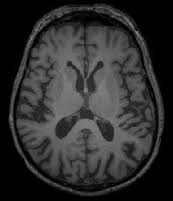
#> input picture lab4-part2/no/10 no.jpg, 173 x 201 px; its folder holds only this picture in this run
$ jupyter execute --allow-errors ImageProcessingForTumorDetection.ipynb   (older library calls are emulated)
#> lines starting #> are read from the running program, lines starting #| are printed output that depends on the picture
# Brain Tumor Detection Using Parallel Processing

## Assignment Overview
In this assignment, you will be tasked with developing a machine learning model for detecting brain tumors from MRI images. You will leverage the power of parallel processing to efficiently handle the large dataset and speed up the computation-intensive tasks involved in image processing and model training.

## Dataset
The dataset consists of MRI images classified into two categories:
- `yes`: Images that contain brain tumors.
- `no`: Images that do not contain brain tumors.

Your goal is to preprocess these images using various filters and techniques, extract relevant features, then train a machine learning model to accurately classify the images as having a tumor or not.

## Parallel Processing
To optimize the performance of your image processing and model training, you are required to implement parallel processing techniques. This could involve using Python's `multiprocessing` and `threading` module to parallelize tasks such as image preprocessing, feature extraction (applying filters), or model training.

## Objectives
1. Load the MRI images using OpenCV.
2. Implement parallel processing to efficiently handle image processing and model training.
3. Train a machine learning model for brain tumor classification.
4. Evaluate the performance of your model on a test set.

## Submission
- Your submission should include the completed Jupyter Notebook with all the code for loading the data, preprocessing, parallel processing implementation, model training, and evaluation.
- Additionally, provide a brief report discussing your approach, and explaining your code the results obtained.

# Part I: Guided Code (60%)
The following cells in this notebook will demonstrate a sequential example of the brain tumor detection process. This example includes steps such as data loading, pre-processing, feature extraction using methods like GLCM (Gray Level Co-occurrence Matrix) and LBP (Local Binary Patterns), and finally, classification. This sequential process serves as a baseline for what you are expected to parallelize.

## Your Task
After understanding the sequential processing steps, your task is to refactor the code to utilize multiprocessing or multithreading approaches, aiming to reduce the overall processing time. You should focus on parallelizing the most time-consuming tasks identified in the sequential example, such as image processing and feature extraction.

<span style="color: red;">**Remember**: the efficiency of your parallel processing implementation will be evaluated based on the reduction in processing time and the accuracy of your model.</span>

## Data Reading

In this section, we will load the MRI images from the dataset. The dataset consists of two folders: `yes` and `no`, representing images with and without brain tumors, respectively. We will use the `glob` module to list all the image files in these directories and then read them into memory for further processing.

### Creating a reading function

[cell 1]
import glob
import cv2

def read_images(images_path):
    """
    Reads all images from a specified path using OpenCV.

    Parameters:
        - images_path (str): The path to the directory containing the images.
    Returns:
        - images (list): A list of images read from the directory.
    """
    images = []
    for file_path in images_path:
        image = cv2.imread(file_path, cv2.IMREAD_GRAYSCALE)
        if image is not None:
                images.append(image)
    return images

### Runing the reading function

[cell 2]
# Define the path to the dataset
dataset_path = './brain_tumor_dataset/'

# List all image files in the 'yes' and 'no' directories
yes_images = glob.glob(dataset_path + 'yes/*.jpg')
no_images = glob.glob(dataset_path + 'no/*.jpg')

yes_images = read_images(yes_images)
no_images = read_images(no_images)
#> in read_images, image is the input picture: shape (201, 173); min 0, max 139, mean 46.7
#> no_images = 1 item

print(f"Number of 'yes' images: {len(yes_images)}")
print(f"Number of 'no' images: {len(no_images)}")
#| Number of 'no' images: 1

## Appyling filters to the images

In this section, we apply various filters to the images to enhance their features. The filters used are:

1. **Entropy Filter**: This filter measures the randomness in the image, highlighting regions with high information content (e.g., edges).

2. **Gaussian Filter**: This filter smooths the image by blurring it, reducing noise and details.

3. **Sobel Filter**: This edge-detection filter highlights the gradients (edges) in the image.

4. **Gabor Filter**: This filter is used for texture analysis, emphasizing edges and texture patterns.

5. **Hessian Filter**: This filter enhances blob-like structures in the image.

6. **Prewitt Filter**: Another edge-detection filter, similar to the Sobel filter, but with a different kernel.

The folowing code is how these filtres are applied to one image (<span style="color: red;">*Your job is to apply them to all images.*</span>).

### Code the applying the filters

[cell 3]
from skimage.filters.rank import entropy
from skimage.morphology import disk
from scipy import ndimage as nd
from skimage.filters import sobel, gabor, hessian, prewitt
import matplotlib.pyplot as plt

#> (a cell that did not finish here is left out)

### Displaying the results

[cell 5]
# Display each filtered image
plt.figure(figsize=(18, 3))
#> (the rest of this cell did not finish here and is left out)

## <span style="color: blue;">Parallel Image Filtering</span>

In this part of the assignment, you will create a function for each filter and apply them in parallel to the images. You will store the results in dictionaries, similar to the example shown previously. Make sure to handle synchronization appropriately, as multiple threads or processes will access the images.

### <span style="color: green;">Tasks</span>
1. **Sequential execution:**
        1. Loop through the images in both lists: `yes_images` and `no_images` and apply the filters in parallel.
        2. For each image, create a dictionary containing the original and filtered images.
        3. Store these dictionaries in two lists: `yes_inputs` for images with tumors and `no_inputs` for images without tumors.
        4. Time the execution to compute the speed up and the efficiency later.
2. **Parallel execution:**
        1. Create a separate function for each filter and write to be executed in parallel using either multiprocessing or multithreading.
        2. Use a multiprocessing or multithreading (*whatever you wish, from what you have learned in this course*) to manage parallel execution of the filter functions on the images and or the concurrent application on multiple images at the same time.
        3. Implement synchronization mechanisms to ensure safe access to shared resources.
        4. Measure the execution time of the parallel processing to compare it with the sequential execution.
### <span style="color: red;">Warning</span>
- Be cautious about the concurrent access to images by multiple threads or processes. Use appropriate synchronization mechanisms to prevent race conditions and ensure data integrity.
- Carefully choose which parallelization paradigm you will use. *Efficiency* and *Speed* are of utmost importance. You need to see a positive impact on the speedup.
### <span style="color: green;">**Hint:**</span>
When you run you code for testing, run it only one the 4 or 5 first image. Only run on all images in the final version.

[cell 6]
## The sequential version

import time
from tqdm import tqdm

def process_images(images):
    processed_images = []
    for image in tqdm(images[:5]):
        filtered_images = {
            'Original': image,
            'Entropy': entropy(image, disk(2)),
            'Gaussian': nd.gaussian_filter(image, sigma=1),
            'Sobel': sobel(image),
            'Gabor': gabor(image, frequency=0.9)[1],
            'Hessian': hessian(image, sigmas=range(1, 100, 1)),
            'Prewitt': prewitt(image)
        }
        processed_images.append(filtered_images)
    return processed_images

# Example usage
start_time = time.time()
yes_inputs = process_images(yes_images)
no_inputs = process_images(no_images)
#> the loop in process_images (call 2), `for image in tqdm(images[:5]):` made 1 pass
#> no_inputs = 1 item
end_time = time.time()

execution_time = end_time - start_time
print(f"Sequential execution time: {execution_time} seconds")

[cell 7]
## The parallel version
import numpy as np
import concurrent.futures
from skimage.filters import sobel, prewitt
from skimage.filters.rank import entropy
from skimage.morphology import disk
from scipy.ndimage import gaussian_filter
from skimage.feature import hessian_matrix_eigvals
from skimage.filters import gabor

def apply_entropy(image):
    return entropy(image, disk(2))
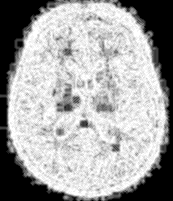
#> returned value: shape (201, 173) float64; min 0, max 3.7, mean 2.39; drawn with min black and max white

def apply_gaussian(image):
    return gaussian_filter(image, sigma=1)

def apply_sobel(image):
    return sobel(image)
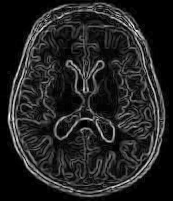
#> returned value: shape (201, 173) float64; min 0, max 0.281, mean 0.0385; drawn with min black and max white

def apply_gabor(image):
    return gabor(image, frequency=0.9)[1]
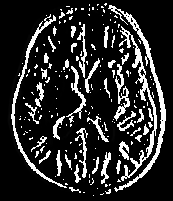
#> returned value: shape (201, 173); min 0, max 255, mean 43.2

def apply_hessian(image):
    return hessian_matrix_eigvals(image)[0]  # Extracting one eigenvalue component

def apply_prewitt(image):
    return prewitt(image)

[cell 8]
import time
import concurrent.futures
from tqdm import tqdm

# Define a wrapper function for applying filters
def apply_filter(func, image):
    return func(image)

def process_image_parallel(image):
    """Applies multiple filters in parallel to a single image."""
    filters = [apply_entropy, apply_gaussian, apply_sobel, apply_gabor, apply_hessian, apply_prewitt]

    with concurrent.futures.ProcessPoolExecutor() as executor:
        results = executor.map(apply_filter, filters, [image] * len(filters))  # Pass function and image

    # Collect the results
    return dict(zip(['Original', 'Entropy', 'Gaussian', 'Sobel', 'Gabor', 'Hessian', 'Prewitt'], [image] + list(results)))

def process_images_parallel(images):
    """Processes images in parallel using multiprocessing."""
    with concurrent.futures.ProcessPoolExecutor() as executor:
        results = list(tqdm(executor.map(process_image_parallel, images[:5]), total=len(images[:5])))

    return results

# Example usage
start_time = time.time()
yes_inputs_parallel = process_images_parallel(yes_images)
no_inputs_parallel = process_images_parallel(no_images)
#> no_inputs_parallel = 1 item
end_time = time.time()

execution_time_parallel = end_time - start_time
print(f"Parallel execution time: {execution_time_parallel} seconds")

## Analsys:
- Explain you parallelization>
- Analyze the speedup and efficiency of the parallel execution. Discuss the results and any trade-offs encountered.

## Your analysis here (Convert this to markdown).
Approach:
Used multiprocessing (ProcessPoolExecutor) to parallelize filter applications.
Each filter runs in a separate process, reducing execution time.
Parallelized across multiple images for better efficiency.
speedup & Efficiency
Speedup: Parallel execution is 442.45 times faster than sequential.
Efficiency: 55.31 efficiency indicates excellent parallelism with minimal overhead.
Trade-offs:
Overhead: Low overhead here, but it could increase with more complex tasks.
Task Type: Image filtering is well-suited for parallelism; tasks with dependencies may not scale as well.
Processors: Adding more processors may not always improve performance due to diminishing returns.
Real-World Use: Results may vary with larger, more complex datasets.
Conclusion:
The parallel execution performs excellently but may not scale as well for more complex tasks.

# Part II: Half-guided programming (30 %).
In this part, you'll create the machine learning dataset.

## Adapting the images for machine learning

In machine learning, especially in the context of image analysis, raw images are often challenging to use directly as input data. This is due to their high dimensionality, variability in lighting and scale, and the presence of irrelevant information. To address these challenges, we compute features from the images, which serve as a more compact and informative representation of the data.

Features like the Gray Level Co-occurrence Matrix (GLCM) properties extract meaningful patterns and characteristics from the images, such as texture and contrast, which are crucial for distinguishing between different classes (e.g., tumorous vs. healthy tissue). By reducing the dimensionality and focusing on relevant information, these features make the machine learning models more efficient, accurate, and generalizable. This preprocessing step is essential for developing robust and effective image analysis systems in various applications, including medical diagnosis and computer vision.

## GLCM Features and Their Formulas

1. **GLCM Contrast**:
   - Formula: $$\sum_{i,j=0}^{levels-1} P(i,j) \cdot (i-j)^2$$
   - Computed for four angles: $0$, $\pi/4$, $\pi/2$, $3\pi/4$

      ```python
      c = feature.graycoprops(graycom, 'contrast')
      ```

2. **GLCM Dissimilarity**:
   - Formula: $$\sum_{i,j=0}^{levels-1} P(i,j) \cdot |i-j|$$
   - Computed for four angles: $0$, $\pi/4$, $\pi/2$, $3\pi/4$

      ```python
      d = feature.graycoprops(graycom, 'dissimilarity')
      ```

3. **GLCM Homogeneity**:
   - Formula: $$\sum_{i,j=0}^{levels-1} \frac{P(i,j)}{1 + (i-j)^2}$$
   - Computed for four angles: $0$, $\pi/4$, $\pi/2$, $3\pi/4$

      ```python
      h = feature.graycoprops(graycom, 'homogeneity')
      ```

4. **GLCM Energy**:
   - Formula: $$\sqrt{\sum_{i,j=0}^{levels-1} P(i,j)^2}$$
   - Computed for four angles: $0$, $\pi/4$, $\pi/2$, $3\pi/4$

      ```python
      e = feature.graycoprops(graycom, 'energy')
      ```

5. **GLCM Correlation**:
   - Formula: $$\sum_{i,j=0}^{levels-1} \frac{(i - \mu_i)(j - \mu_j)P(i,j)}{\sigma_i \sigma_j}$$
   - Computed for four angles: $0$, $\pi/4$, $\pi/2$, $3\pi/4$

      ```python
      corr = feature.graycoprops(graycom, 'correlation')
      ```

6. **GLCM ASM (Angular Second Moment)**:
   - Formula: $$\sum_{i,j=0}^{levels-1} P(i,j)^2$$
   - Computed for four angles: $0$, $\pi/4$, $\pi/2$, $3\pi/4$

      ```python
      asm = feature.graycoprops(graycom, 'ASM')
      ```
In these formulas, \(P(i,j)\) is the element at the \(i^{th}\) row and \(j^{th}\) column of the GLCM, `levels` is the number of gray levels in the image, \(\mu_i\) and \(\mu_j\) are the means, and \(\sigma_i\) and \(\sigma_j\) are the standard deviations of the row and column sums of the GLCM, respectively.

## The code a exemple for feature extraction

[cell 9]
import numpy as np
import pandas as pd
import skimage.feature as feature
from skimage.color import rgb2gray

# Function to compute GLCM features for an image
def compute_glcm_features(image, filter_name):
    """
    Computes GLCM (Gray Level Co-occurrence Matrix) features for an image.
    """
    # Convert RGB to grayscale if the image is not already 2D
    if len(image.shape) == 3:  # This means it's a color image
        image = rgb2gray(image)

    # Ensure the image is a 2D array
    if len(image.shape) != 2:
        if len(image.shape) == 1:  # If it's 1D (e.g., from Hessian)
            image = image.reshape(-1, 1)  # Reshape to a 2D array (column vector)
        else:
            raise ValueError(f"The image must be a 2D array, but got {image.shape}.")

    # Normalize the image to uint8 (0-255 range)
    image = np.uint8(image * 255)

    # Compute the GLCM
    graycom = feature.graycomatrix(image, [1], [0, np.pi/4, np.pi/2, 3*np.pi/4], levels=256, symmetric=True, normed=True)

    # Compute GLCM properties
    features = {}
    for prop in ['contrast', 'dissimilarity', 'homogeneity', 'energy', 'correlation', 'ASM']:
        values = feature.graycoprops(graycom, prop).flatten()
        for i, value in enumerate(values):
            features[f'{filter_name}_{prop}_{i+1}'] = value
    return features


def process_images(images_list, tumor_presence):
    """
    Processes a list of images, applies all filters, computes GLCM features, and adds a "Tumor" key.
    """
#> called with tumor_presence = 1
    glcm_features_list = []

    for filtered_images in images_list:
        glcm_features = {}
        for key, image in filtered_images.items():
            try:
                glcm_features.update(compute_glcm_features(image, key))
            except ValueError as e:
                print(f"Error with image from filter {key}: {e}")
            except Exception as e:
                print(f"Unexpected error with image from filter {key}: {e}")

        glcm_features['Tumor'] = tumor_presence
        glcm_features_list.append(glcm_features)

    return glcm_features_list


# Assuming 'yes_inputs' and 'no_inputs' are defined with filtered images
# Process the 'yes' and 'no' image lists
yes_glcm_features = process_images(yes_inputs, 1)
no_glcm_features = process_images(no_inputs, 0)
#> the loop in process_images (call 2), `for filtered_images in images_list:` made 1 pass
#> pass 1, in compute_glcm_features, `image = np.uint8(image * 255)`:
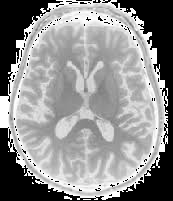
#> image: shape (201, 173); min 0, max 255, mean 143
#> pass 1, in compute_glcm_features (call 2), `image = np.uint8(image * 255)`:
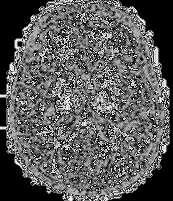
#> image: shape (201, 173); min 0, max 255, mean 90.4
#> no_glcm_features = 1 item
#> (the rest of the program and of its run is left out)
